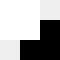
<?xml version="1.0" encoding="UTF-8"?>
<ui version="4.0">
 <class>QColorPalleteWidget</class>
 <widget class="QFrame" name="QColorPalleteWidget">
  <property name="geometry">
   <rect>
    <x>0</x>
    <y>0</y>
    <width>60</width>
    <height>60</height>
   </rect>
  </property>
  <property name="sizePolicy">
   <sizepolicy hsizetype="Ignored" vsizetype="Preferred">
    <horstretch>0</horstretch>
    <verstretch>0</verstretch>
   </sizepolicy>
  </property>
  <property name="windowTitle">
   <string>Frame</string>
  </property>
  <property name="frameShape">
   <enum>QFrame::NoFrame</enum>
  </property>
  <property name="frameShadow">
   <enum>QFrame::Sunken</enum>
  </property>
  <widget class="ColorDialogButton" name="frontColor">
   <property name="geometry">
    <rect>
     <x>0</x>
     <y>0</y>
     <width>40</width>
     <height>40</height>
    </rect>
   </property>
   <property name="maximumSize">
    <size>
     <width>40</width>
     <height>40</height>
    </size>
   </property>
   <property name="palette">
    <palette>
     <active>
      <colorrole role="Button">
       <brush brushstyle="SolidPattern">
        <color alpha="255">
         <red>255</red>
         <green>255</green>
         <blue>255</blue>
        </color>
       </brush>
      </colorrole>
     </active>
     <inactive>
      <colorrole role="Button">
       <brush brushstyle="SolidPattern">
        <color alpha="255">
         <red>255</red>
         <green>255</green>
         <blue>255</blue>
        </color>
       </brush>
      </colorrole>
     </inactive>
     <disabled>
      <colorrole role="Button">
       <brush brushstyle="SolidPattern">
        <color alpha="255">
         <red>255</red>
         <green>255</green>
         <blue>255</blue>
        </color>
       </brush>
      </colorrole>
     </disabled>
    </palette>
   </property>
   <property name="autoFillBackground">
    <bool>true</bool>
   </property>
   <property name="styleSheet">
    <string notr="true"/>
   </property>
   <property name="text">
    <string/>
   </property>
   <property name="flat">
    <bool>true</bool>
   </property>
  </widget>
  <widget class="ColorDialogButton" name="backColor">
   <property name="geometry">
    <rect>
     <x>20</x>
     <y>20</y>
     <width>40</width>
     <height>40</height>
    </rect>
   </property>
   <property name="maximumSize">
    <size>
     <width>40</width>
     <height>40</height>
    </size>
   </property>
   <property name="palette">
    <palette>
     <active>
      <colorrole role="Button">
       <brush brushstyle="SolidPattern">
        <color alpha="255">
         <red>0</red>
         <green>0</green>
         <blue>0</blue>
        </color>
       </brush>
      </colorrole>
     </active>
     <inactive>
      <colorrole role="Button">
       <brush brushstyle="SolidPattern">
        <color alpha="255">
         <red>0</red>
         <green>0</green>
         <blue>0</blue>
        </color>
       </brush>
      </colorrole>
     </inactive>
     <disabled>
      <colorrole role="Button">
       <brush brushstyle="SolidPattern">
        <color alpha="255">
         <red>0</red>
         <green>0</green>
         <blue>0</blue>
        </color>
       </brush>
      </colorrole>
     </disabled>
    </palette>
   </property>
   <property name="autoFillBackground">
    <bool>true</bool>
   </property>
   <property name="text">
    <string/>
   </property>
   <property name="flat">
    <bool>true</bool>
   </property>
  </widget>
  <zorder>backColor</zorder>
  <zorder>frontColor</zorder>
 </widget>
 <customwidgets>
  <customwidget>
   <class>ColorDialogButton</class>
   <extends>QPushButton</extends>
   <header>colordialogbutton.h</header>
  </customwidget>
 </customwidgets>
 <tabstops>
  <tabstop>frontColor</tabstop>
  <tabstop>backColor</tabstop>
 </tabstops>
 <resources/>
 <connections/>
</ui>
